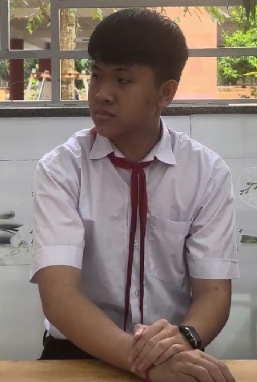
#> input picture classroom-faces-lop07/faces/LOP07/HS049/test/left_01.jpg, 257 x 382 px
$ python -i face_augment.py   (imports and definitions only)
#> lines starting #> are read from the running program, lines starting #| are printed output that depends on the picture
#> further down, picture is the input picture: shape (382, 257, 3); mean B, G, R 114.4, 121.7, 135.7
"""Augment ảnh mặt (offline gallery) + crop/zoom mặt từ box người (runtime)."""

from __future__ import annotations

import cv2
import numpy as np

# Cạnh dài tối thiểu trước khi đưa vào ArcFace (video xa)
FACE_MIN_SIDE = 224

FAR_DOWNSCALE = (0.35, 0.5)
JPEG_QUALITIES = (55, 70)
AUG_WEIGHT_MULT = 0.6


# [13 lines left out: function upscale_min_side, not called in this run]


def augment_far_variants(img_bgr: np.ndarray) -> list[tuple[np.ndarray, float]]:
    """Biến thể giả lập mặt xa / nén / mờ — trả (ảnh, hệ số trọng số)."""
    if img_bgr is None or img_bgr.size == 0:
        return []
    out: list[tuple[np.ndarray, float]] = []
    h, w = img_bgr.shape[:2]
#> h = 382; w = 257
    for scale in FAR_DOWNSCALE:
        nh, nw = max(8, int(h * scale)), max(8, int(w * scale))
        small = cv2.resize(img_bgr, (nw, nh), interpolation=cv2.INTER_AREA)
        back = cv2.resize(small, (w, h), interpolation=cv2.INTER_CUBIC)
        out.append((back, AUG_WEIGHT_MULT))
#> this loop made 2 passes
#> pass 1, in augment_far_variants, `small = cv2.resize(img_bgr, (nw, nh), interpolation=cv2.INTER_AREA)`:
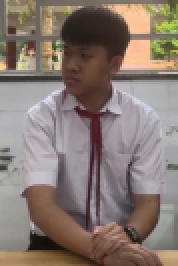
#> small: shape (133, 89, 3) (shown 2 times larger); mean B, G, R 114.4, 121.7, 135.7
#> pass 1, in augment_far_variants, `back = cv2.resize(small, (w, h), interpolation=cv2.INTER_CUBIC)`:
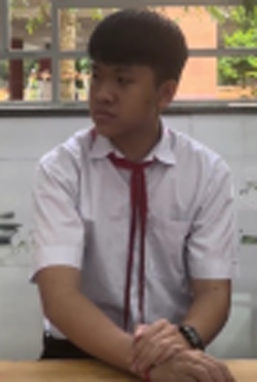
#> back: shape (382, 257, 3); mean B, G, R 114.4, 121.7, 135.7
#> pass 2, in augment_far_variants, `small = cv2.resize(img_bgr, (nw, nh), interpolation=cv2.INTER_AREA)`:
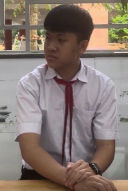
#> small: shape (191, 128, 3); mean B, G, R 114.4, 121.7, 135.7
#> after the loop, out = 2 items
    for q in JPEG_QUALITIES:
        ok, buf = cv2.imencode(".jpg", img_bgr, [int(cv2.IMWRITE_JPEG_QUALITY), q])
#> buf = 11717 values, max 255 at index 0, min 0 at index 4, mean 124.1
        if ok:
            dec = cv2.imdecode(buf, cv2.IMREAD_COLOR)
            if dec is not None:
                out.append((dec, AUG_WEIGHT_MULT * 0.95))
    blurred = cv2.GaussianBlur(img_bgr, (0, 0), 0.85)
    out.append((blurred, AUG_WEIGHT_MULT * 0.9))
    return out


# [51 lines left out: functions crop_bbox_with_margin, face_rois_from_person, not called in this run]

>>> import cv2
>>> picture = cv2.imread('../classroom-faces-lop07/faces/LOP07/HS049/test/left_01.jpg')
>>> result = augment_far_variants(picture)
#> result = 5 items
